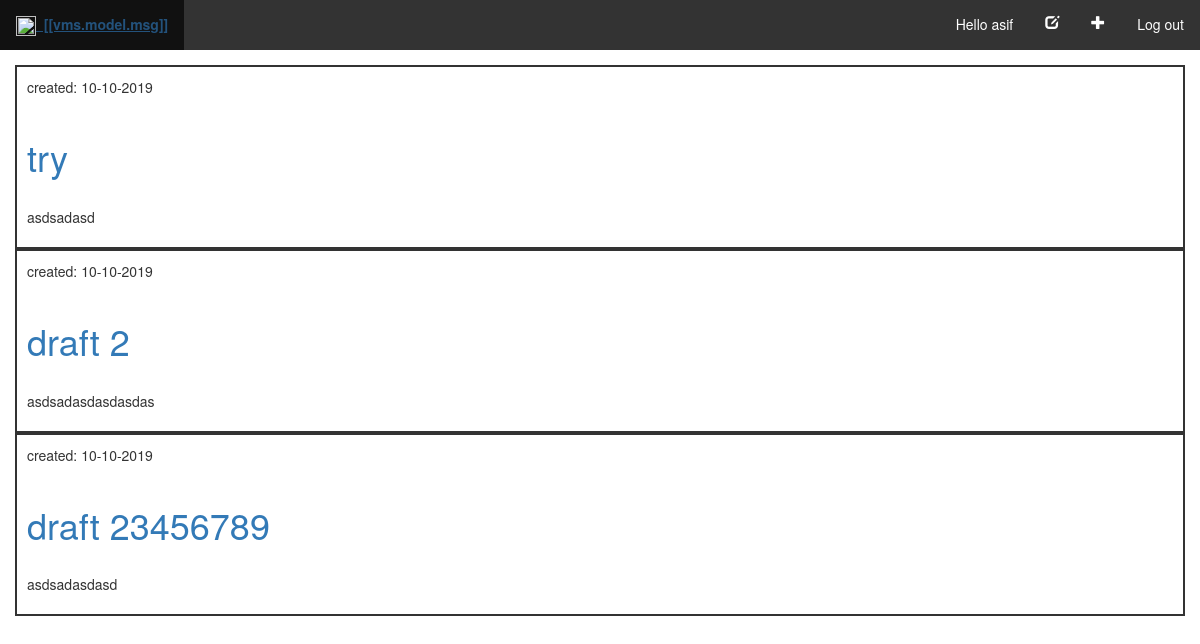
Page /drafts/ (signed in) on the committed database.
### blog/models.py (models this page shows, shortened)
class Post(models.Model):
    author = models.ForeignKey(settings.AUTH_USER_MODEL, on_delete=models.CASCADE)
    title = models.CharField(max_length=200)
    text = models.TextField()
    created_date = models.DateTimeField(default=timezone.now)
    published_date = models.DateTimeField(blank=True, null=True)

### blog/views.py (the view)
# urls.py: url('^drafts/$', views.post_draft_list, name='post_draft_list'),
@login_required
def post_draft_list(request):
    posts = Post.objects.filter(
        published_date__isnull=True).order_by('-created_date')
    return render(request, 'blog/post_draft_list.html', {'posts': posts})

### blog/templates/blog/post_draft_list.html
{% extends 'blog/base.html' %}
{% block content %}
    {% for post in posts %}
        <div class="post" style="border: 2px solid #333;">
            <p class="date" style="padding: 10px;">created: {{ post.created_date|date:'d-m-Y' }}</p>
            <h1 style="padding: 10px;color: #333" ><a href="{% url 'post_detail' pk=post.pk %}">{{ post.title }}</a></h1>
            <p style="padding: 10px;">{{ post.text|truncatechars:200 }}</p>
        </div>
    {% endfor %}
{% endblock %}

### blog/templates/blog/base.html (shortened to what this page needs)
{% load static %}
<html>
<head>
    <link rel="stylesheet" href="https://maxcdn.bootstrapcdn.com/bootstrap/3.3.7/css/bootstrap.min.css">
    <link rel="stylesheet" href="https://cdn.datatables.net/1.10.20/css/dataTables.bootstrap.min.css">
    <link rel="stylesheet" href="https://maxcdn.bootstrapcdn.com/bootstrap/3.3.7/css/bootstrap.min.css"
>
    <link rel="stylesheet" href="https://maxcdn.bootstrapcdn.com/bootstrap/3.3.7/css/bootstrap-theme.min.css"
>
    <link rel="stylesheet" href="https://cdnjs.cloudflare.com/ajax/libs/ng-table/1.0.0/ng-table.css">
    <link rel="stylesheet" href="https://unpkg.com/leaflet@1.5.1/dist/leaflet.css"
 />
</head>
<body ng-app="app" ng-controller="mainController"
    style="padding-left: 0px;padding-right:0px;padding-top:0px;background-color: #fff">
    <ul>
        <li><a class="active" href="/"><img src="http://www.industrialair.com.au/wp-content/uploads/2017/02/IA-White.png" height="20px" width="20px"><strong>&nbsp; [[vms.model.msg]]</strong></a></li>
        {% if user.is_authenticated %}
        <li style="float:right"><a href="{% url 'logout' %}">Log out</a> </li>
        <li style="float:right"><a href="{% url 'post_new' %}"><span class="glyphicon glyphicon-plus"></span></a></li>
        <li style="float:right"><a href="{% url 'post_draft_list' %}"><span class="glyphicon glyphicon-edit"></span></a>
        </li>
        <li style="float:right">
            <a>Hello {{ user.username }}</a>
        </li>
        {% else %}
        <li style="float:right"><a href="{% url 'login' %}">Log In</a></li>
        {% endif %}
    </ul>
    <div class="content container" style="margin-top: 15px">
        <div class="row">
            {% block content %}
            {% endblock %}
        </div>
    </div>
</body>
</html>

### blog/templates/blog/base.html (style rules this page uses)
ul { list-style-type: none; margin: 0; padding: 0; overflow: hidden; background-color: #333; }
li { float: left; }
li a { display: block; color: white; text-align: center; padding: 14px 16px; text-decoration: none; }

### rows in the picture
Post: created_date "10-10-2019", title "try", text "asdsadasd"
Post: created_date "10-10-2019", title "draft 2", text "asdsadasdasdasdas"
Post: created_date "10-10-2019", title "draft 23456789", text "asdsadasdasd"

### other values in the picture
{{ user.username }} "asif"
